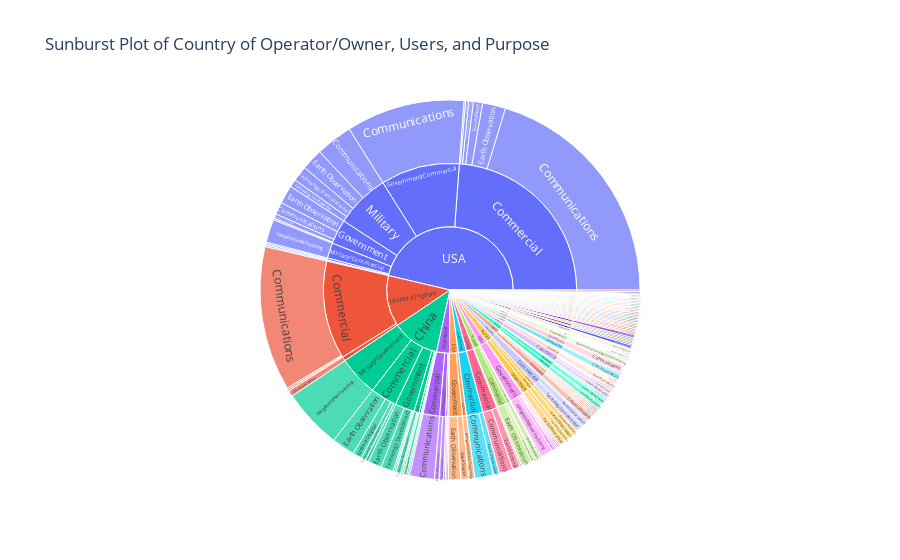

Notebook code cell kept with this figure:
### Code cell
import plotly.express as px

# Prepare the data for the Sunburst plot
sunburst_data = df_clean[['Country of Operator/Owner', 'Users', 'Purpose']]

# Generate the Sunburst plot
fig = px.sunburst(
    sunburst_data,
    path=['Country of Operator/Owner', 'Users', 'Purpose'],
    title='Sunburst Plot of Country of Operator/Owner, Users, and Purpose'
)

# Show the plot
fig.show()

### Figure 1 — Plotly figure (JSON) as saved in the notebook; plotly's stock layout.template omitted (floating-point values rounded to 4 significant figures; data arrays with more than 128 entries replaced by an {"elided": "..."} marker saying what was removed)
{"data": [{"branchvalues": "total", "domain": {"x": [0, 1], "y": [0, 1]}, "hovertemplate": "labels=%{label}<br>count=%{value}<br>parent=%{parent}<br>id=%{id}<extra></extra>", "ids": {"elided": "277 str values"}, "labels": {"elided": "277 str values"}, "name": "", "parents": {"elided": "277 str values"}, "type": "sunburst", "values": {"elided": "277 int values"}}], "layout": {"legend": {"tracegroupgap": 0}, "title": {"text": "Sunburst Plot of Country of Operator/Owner, Users, and Purpose"}}}
